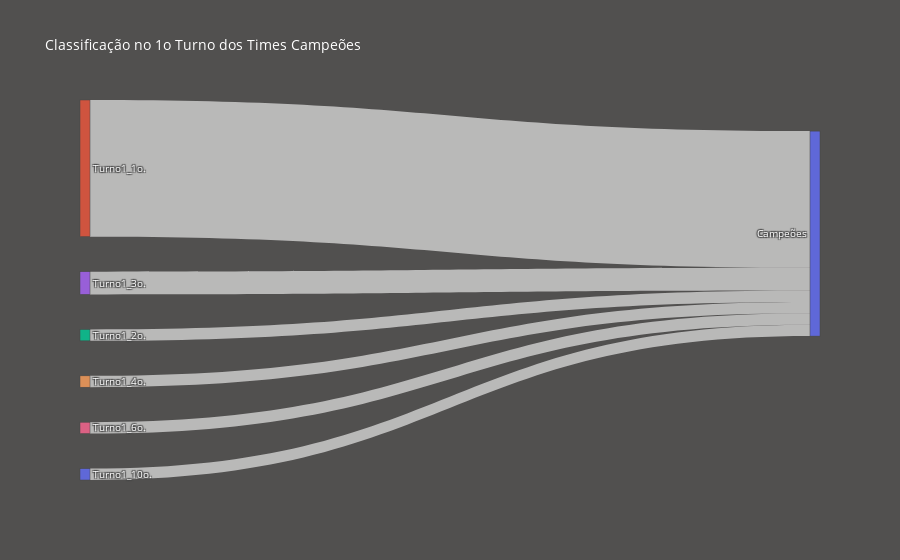

Here is the notebook cell this chart was saved with:
### Markdown cell above
### Classificação no 1o Turno dos Times Campeões

### Code cell
#classificação turno1 para campeões
df_plot = df_completo.groupby(['ano_campeonato','time'])[['classificacao_1o_turno','classificacao_final']].max().reset_index()
df_plot = df_plot.groupby(['classificacao_final','classificacao_1o_turno'])['time'].count().reset_index()
df_plot = df_plot.loc[df_plot.classificacao_final == 1]

display(df_plot)

#data
label = ['Campeões',   #0

        'Turno1_1o.',    #1
        'Turno1_2o.',    #2
        'Turno1_3o.',    #3
        'Turno1_4o.',    #4
        'Turno1_5o.',    #5
        'Turno1_6o.',    #6
        'Turno1_7o.',    #7
        'Turno1_8o.',    #8
        'Turno1_9o.',    #9
        'Turno1_10o.']   #10

target = [0,0,0,0,0,0]
source = [1,2,3,4,6,10]
value = df_plot.time.tolist()

#data to dict, dict to sankey
link = dict(source = source, target = target, value = value)
node = dict(label = label, pad = 35, thickness = 10)
data = go.Sankey(link = link, node = node, orientation = 'h')

fig = go.Figure(data)
fig.update_layout(
    hovermode = 'x',
    title = 'Classificação no 1o Turno dos Times Campeões',
    font = dict(size = 10, color = 'white'),
    paper_bgcolor = '#51504f'
)
fig.show()

### Figure 1 — Plotly figure (JSON) as saved in the notebook; plotly's stock layout.template omitted (floating-point values rounded to 4 significant figures)
{"data": [{"link": {"source": [1, 2, 3, 4, 6, 10], "target": [0, 0, 0, 0, 0, 0], "value": [12, 1, 2, 1, 1, 1, 1]}, "node": {"label": ["Campeões", "Turno1_1o.", "Turno1_2o.", "Turno1_3o.", "Turno1_4o.", "Turno1_5o.", "Turno1_6o.", "Turno1_7o.", "Turno1_8o.", "Turno1_9o.", "Turno1_10o."], "pad": 35, "thickness": 10}, "orientation": "h", "type": "sankey"}], "layout": {"font": {"color": "white", "size": 10}, "hovermode": "x", "paper_bgcolor": "#51504f", "title": {"text": "Classificação no 1o Turno dos Times Campeões"}}}
